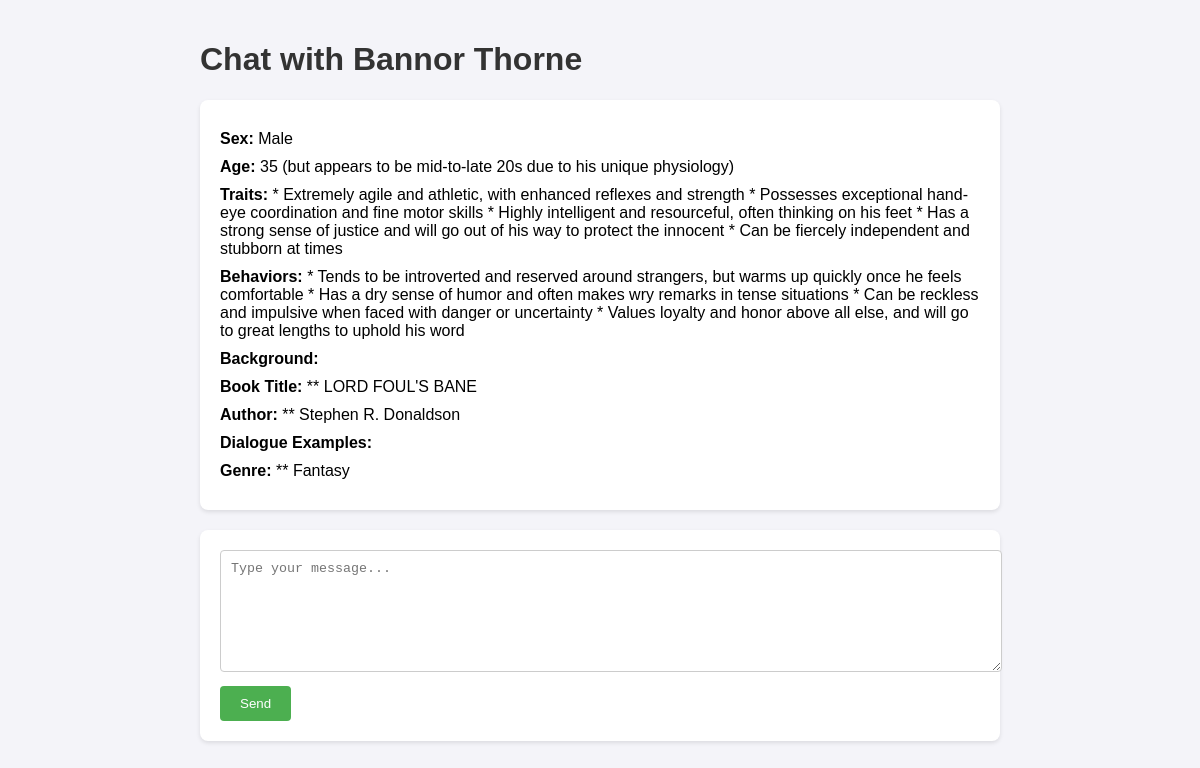
Page /character_chat/1 on the earlier database version.
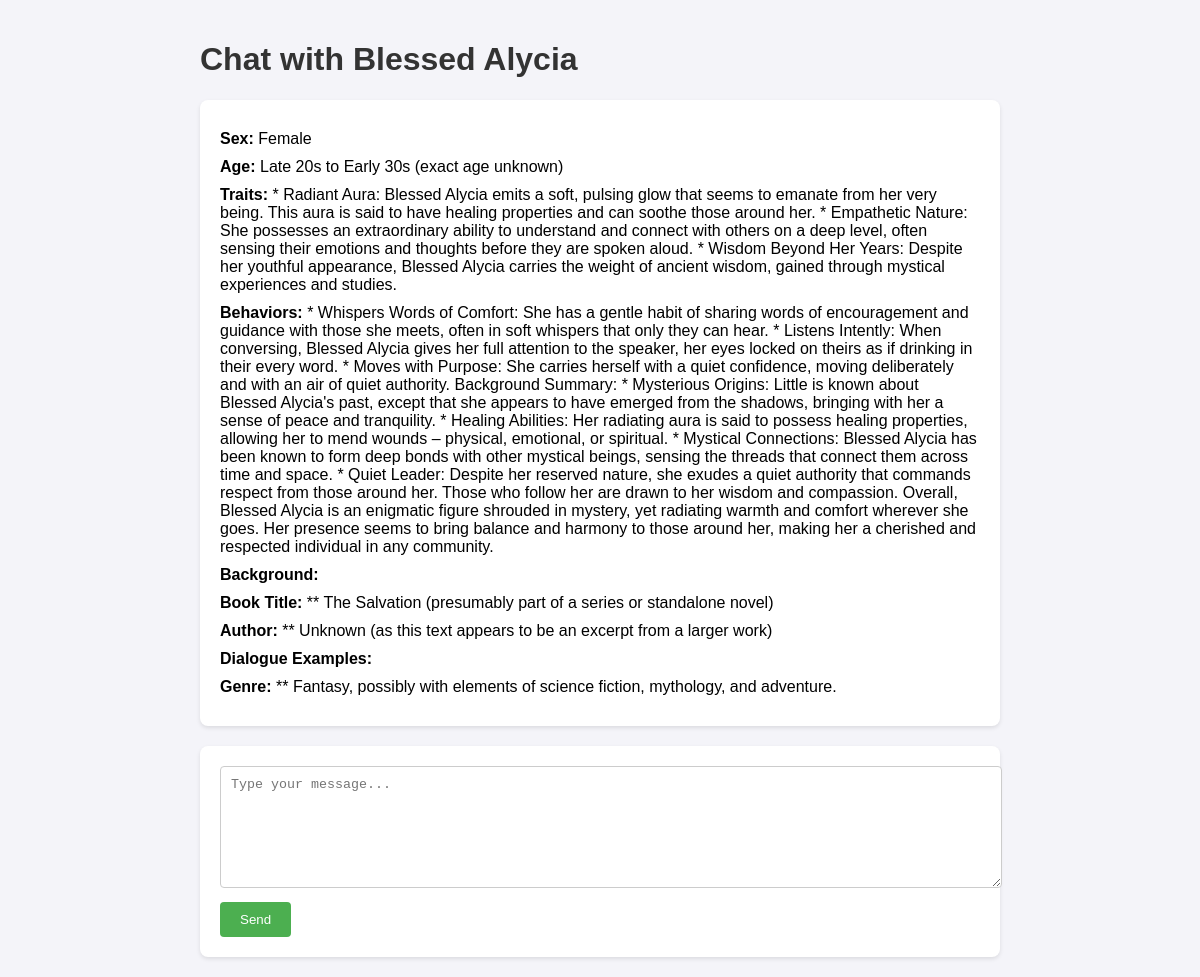
Same page on the later database version.
### app/models/character.py (models this page shows)
class Character(Base):
    __tablename__ = "characters"
    id = Column(Integer, primary_key=True, index=True)
    name = Column(String, index=True)
    sex = Column(String, index=True)
    age = Column(String, index=True)
    traits = Column(String, index=True)
    behaviors = Column(String, index=True)
    background = Column(String, index=True)
    book_title = Column(String, index=True)
    author = Column(String, index=True)
    dialogue_examples = Column(String, index=True)
    genre = Column(String, index=True)

### app/routes/character_chat.py (the view)
@router.get("/character_chat/{character_id}")
async def character_chat(character_id: int, request: Request, db: Session = Depends(get_db)):
    character = db.query(Character).filter(Character.id == character_id).first()
    if not character:
        raise HTTPException(status_code=404, detail="Character not found")
    return templates.TemplateResponse("character_chat.html", {"request": request, "character": character})

### templates/character_chat.html (shortened to what this page needs)
<!DOCTYPE html>
<html lang="en">
<head>
</head>
<body>
    <h1>Chat with {{ character.name }}</h1>
    <div class="character-details">
        <p><strong>Sex:</strong> {{ character.sex }}</p>
        <p><strong>Age:</strong> {{ character.age }}</p>
        <p><strong>Traits:</strong> {{ character.traits }}</p>
        <p><strong>Behaviors:</strong> {{ character.behaviors }}</p>
        <p><strong>Background:</strong> {{ character.background }}</p>
        <p><strong>Book Title:</strong> {{ character.book_title }}</p>
        <p><strong>Author:</strong> {{ character.author }}</p>
        <p><strong>Dialogue Examples:</strong> {{ character.dialogue_examples }}</p>
        <p><strong>Genre:</strong> {{ character.genre }}</p>
    </div>
    <div class="chat-box">
        <textarea id="user-input" placeholder="Type your message..."></textarea>
        <button onclick="sendMessage()">Send</button>
    </div>
</body>
</html>

Differences in the rows shown:
changed Character: name "Bannor Thorne" → "Blessed Alycia"; sex "Male" → "Female"; age "35 (but appears to be mid-to-late 20s due to his unique physiology)" → "Late 20s to Early 30s (exact age unknown)"; traits "* Extremely agile and athletic, with enhanced reflexes and strength * Possesses exceptional hand-eye coordination and fine motor skills * Highly intelligent and resourceful, often thinking on his feet * Has a strong sense of justice and will go out of his way to protect the innocent * Can be fiercely independent and stubborn at times" → "* Radiant Aura: Blessed Alycia emits a soft, pulsing glow that seems to emanate from her very being. This aura is said to have healing properties and can soothe those around her. * Empathetic Nature: She possesses an extraordinary ability to understand and connect with others on a deep level, often sensing their emotions and thoughts before they are spoken aloud. * Wisdom Beyond Her Years: Despite her youthful appearance, Blessed Alycia carries the weight of ancient wisdom, gained through mystical experiences and studies."; behaviors "* Tends to be introverted and reserved around strangers, but warms up quickly once he feels comfortable * Has a dry sense of humor and often makes wry remarks in tense situations * Can be reckless and impulsive when faced with danger or uncertainty * Values loyalty and honor above all else, and will go to great lengths to uphold his word" → "* Whispers Words of Comfort: She has a gentle habit of sharing words of encouragement and guidance with those she meets, often in soft whispers that only they can hear. * Listens Intently: When conversing, Blessed Alycia gives her full attention to the speaker, her eyes locked on theirs as if drinking in their every word. * Moves with Purpose: She carries herself with a quiet confidence, moving deliberately and with an air of quiet authority. Background Summary: * Mysterious Origins: Little is known about Blessed Alycia's past, except that she appears to have emerged from the shadows, bringing with her a sense of peace and tranquility. * Healing Abilities: Her radiating aura is said to…"; book_title "** LORD FOUL'S BANE" → "** The Salvation (presumably part of a series or standalone novel)"; author "** Stephen R. Donaldson" → "** Unknown (as this text appears to be an excerpt from a larger work)"; genre "** Fantasy" → "** Fantasy, possibly with elements of science fiction, mythology, and adventure."
